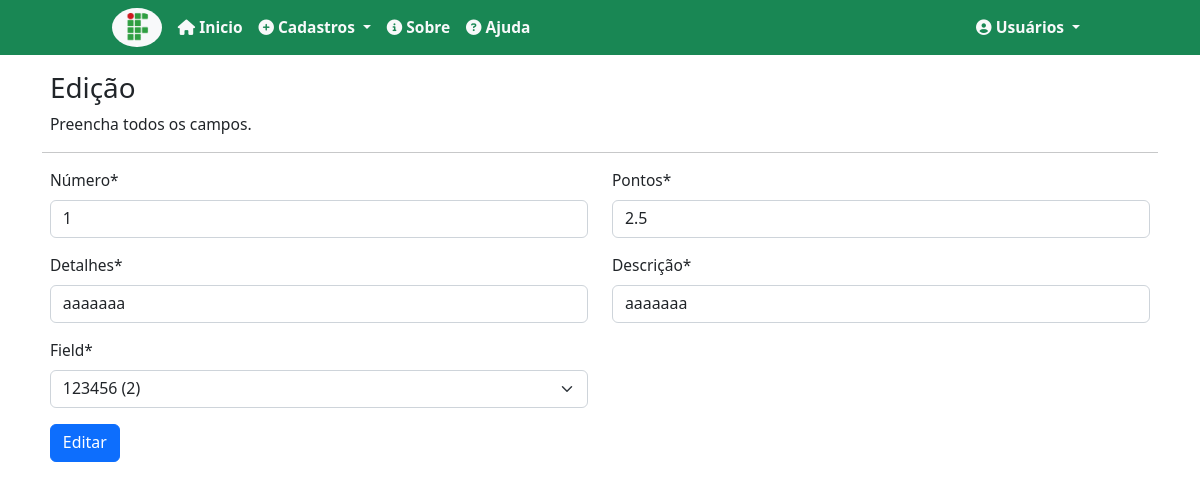
The page /atividades/editar/2 on the database its author committed.
### records/models.py (models this page shows, shortened)
class Activity(models.Model):
    number = models.IntegerField(verbose_name="Número", unique=True)
    points = models.DecimalField(verbose_name="Pontos", decimal_places=1, max_digits=4)
    details = models.CharField(max_length=100, verbose_name="Detalhes")
    description = models.CharField(max_length=150, verbose_name='Descrição')
    field = models.ForeignKey(Field, on_delete= models.PROTECT, verbose_name='Campo')
    class Meta:
        verbose_name = 'Atividade'
        ordering = ['number']

class Field(models.Model):
    name = models.CharField(max_length=50, verbose_name='Nome')
    description = models.CharField(max_length=150, verbose_name='Descrição')
    def __str__(self):
        return "{} ({})".format(self.name, self.description)
    class Meta:
        verbose_name = 'Campo'
        ordering = ['name']

### records/views.py (the view)
# urls.py: path('atividades/editar/<int:pk>', ActivityUpdate.as_view(), name='edit-activity'),
class ActivityUpdate(UpdateView):
    model = Activity
    form_class = ActivityForm
    template_name = 'records/form_update.html'
    success_url = reverse_lazy('list-activity')

### records/forms.py
class ActivityForm(forms.ModelForm):
    class Meta:
        model = Activity
        fields = '__all__'
    def __init__(self, *args, **kwargs):
        super().__init__(*args, **kwargs)
        self.fields['field'] = forms.ModelChoiceField(
            queryset=Field.objects.all())

### records/templates/records/form_update.html (shortened to what this page needs)
{% extends 'pages/base.html' %}
{% load static %}
{% load crispy_forms_tags %}
{% block content %}
    <div class="m-2">
        <h3>Edição</h3>
        <p>Preencha todos os campos.</p>
    </div>
    <hr>
    <form class="m-2" method="POST" action="">
        <div class="row">
            {{ form|crispy }}
        </div>
        <button type="submit" class="btn btn-primary" >Editar</button>
    </form>
{% endblock%}

### static/css/style.css (style rules this page uses)
* { font-size: 0.995em; }
body { background-color: rgb(235, 217, 217); }
form .row div { display: inline-block; width: 50%; }

### rows shown on the page
Activity: number "1", points "2.5", details "aaaaaaa", description "aaaaaaa", field "123456 (2)"
